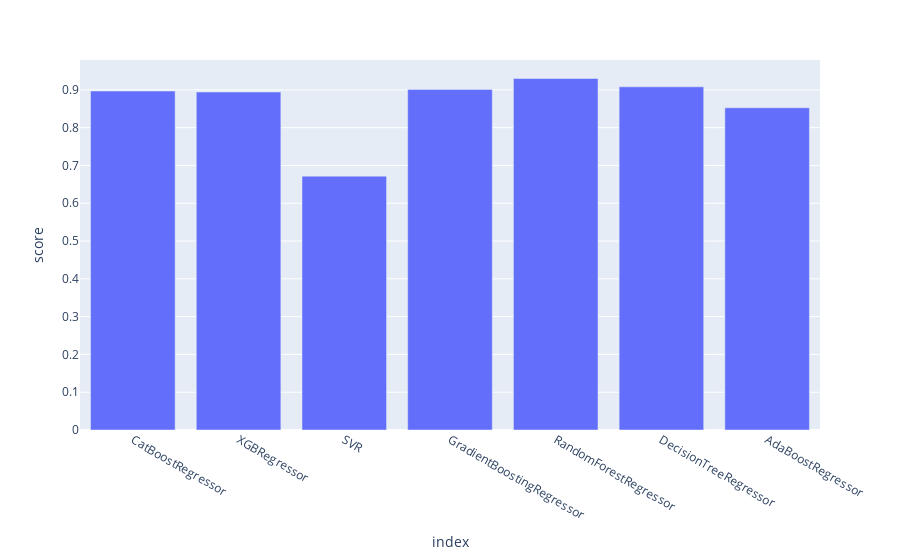

Notebook source saved alongside this figure:
### Code cell
px.bar(df, x=df.index, y='score')

### Figure 1 — Plotly figure (JSON) as saved in the notebook; plotly's stock layout.template omitted (floating-point values rounded to 4 significant figures)
{"data": [{"alignmentgroup": "True", "hovertemplate": "index=%{x}<br>score=%{y}<extra></extra>", "legendgroup": "", "marker": {"color": "#636efa", "pattern": {"shape": ""}}, "name": "", "offsetgroup": "", "orientation": "v", "showlegend": false, "textposition": "auto", "type": "bar", "x": ["CatBoostRegressor", "XGBRegressor", "SVR", "GradientBoostingRegressor", "RandomForestRegressor", "DecisionTreeRegressor", "AdaBoostRegressor"], "xaxis": "x", "y": [0.8969, 0.8942, 0.6717, 0.9012, 0.9301, 0.908, 0.8526], "yaxis": "y"}], "layout": {"barmode": "relative", "legend": {"tracegroupgap": 0}, "margin": {"t": 60}, "xaxis": {"anchor": "y", "domain": [0, 1], "title": {"text": "index"}}, "yaxis": {"anchor": "x", "domain": [0, 1], "title": {"text": "score"}}}}
